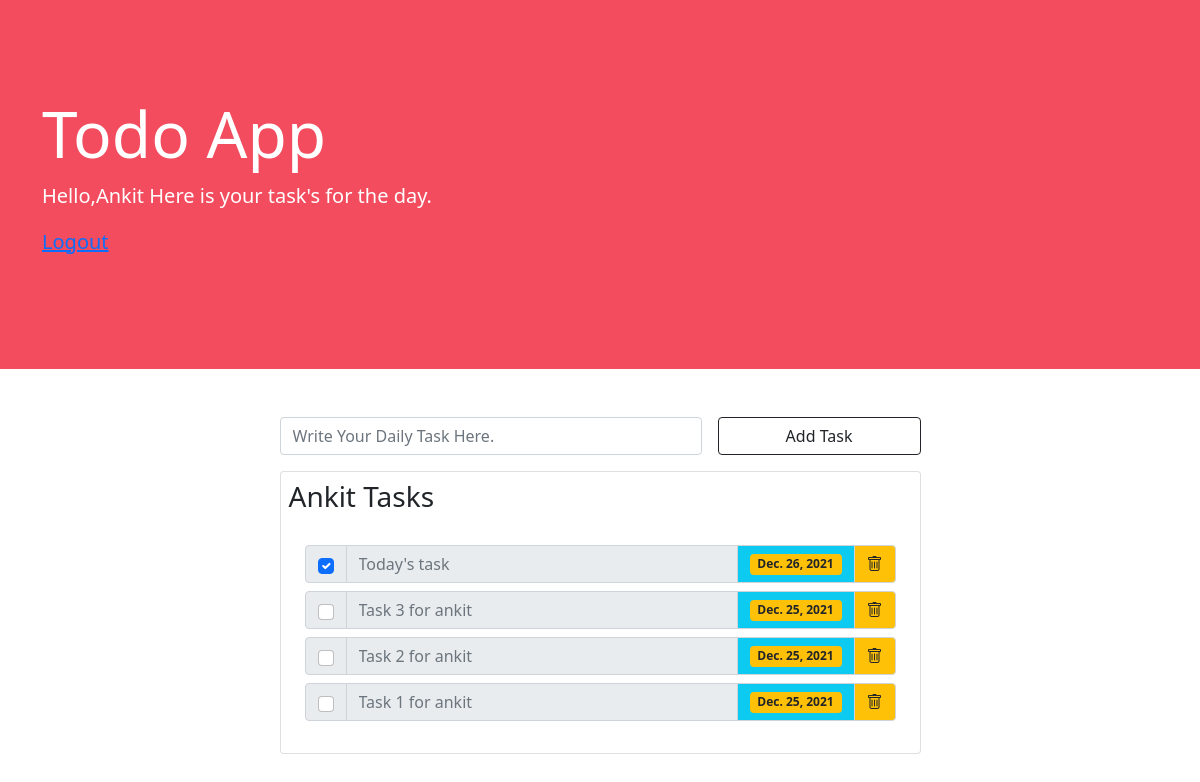
The app's page / (signed in) with its own data.
### task/models.py (models this page shows, shortened)
class Task(models.Model):
    user = models.ForeignKey(User, on_delete=models.CASCADE)
    task = models.CharField(max_length=250)
    task_status = models.BooleanField(default=False)
    task_description = models.TextField(blank=True, null=True)
    created_at = models.DateTimeField(auto_now_add=True)
    updated_at = models.DateTimeField(auto_now=True)

### task/views.py (the view)
# urls.py: path('', views.home, name='home'),
@login_required(login_url='login')
def home(request):
    tasks = Task.objects.filter(user=request.user).order_by('-created_at')
    return render(request, 'base.html', {'tasks': tasks})

### templates/base.html (shortened to what this page needs)
<!DOCTYPE html>
<html lang="en">
  <head>
    <link
      href="https://cdn.jsdelivr.net/npm/bootstrap@5.1.3/dist/css/bootstrap.min.css"
      rel="stylesheet"
    />
  </head>
  <body>
    {% include 'components/header.html' %}
    {% if user.is_authenticated %} {% include 'components/add-todo.html' %}
    {%include 'components/tasks.html' %} {% endif %}
  </body>
</html>

### templates/components/header.html
<section>
  <header class="header">
    <section class="py-5 container">
      <div class="row py-lg-5">
        <div class="col-lg-6 col-md-8 float-start">
          <h1 class="display-3">Todo App</h1>
          <p class="lead text-white">
            Hello,<strong>{{user.first_name}}</strong> Here is your task's for the day.
          </p>
          <p class="lead text-white">
            {% if user.is_authenticated %}
            <span><a href="{% url 'logout_user' %}">Logout</a></span>
            {% else %}
            <span><a href="{% url 'register' %}">Register</a></span>
            <span class="mx-2"><a href="{% url 'login' %}">Login</a></span>
            {% endif %}
          </p>
        </div>
      </div>
    </section>
  </header>
</section>

### templates/components/add-todo.html (shortened to what this page needs)
<section class="mt-5 container">
  <div class="row">
    <div class="col-md-7 mx-auto">
      <form hx-post = "{% url 'add-todo' %}" hx-target = "#task-list" hx-swap = "innerHTMl">
      <div class="row g-3">
          <div class="col-sm-8 col-md-8">
            <input
              type="text"
              name = "task"
              class="form-control"
              placeholder="Write Your Daily Task Here."
            />
          </div>
          <div class="col-sm d-grid gap-2">
            <button type="submit" class="btn btn-outline-dark">Add Task</button>
          </div>
      </div>
    </form>
    </div>
  </div>
</section>

### templates/components/tasks.html
{% if user.is_authenticated %}
<section class="mt-3 container" id="task-list">
    <div class="row">
      <div class="col-md-7 mx-auto">
         <div class="card p-2">
          <div class="card-title">
            <h3>{{user.first_name}} Tasks</h3>
          </div>
         <div class="card-body">
           {% for task in tasks %}
          <div class="input-group mb-2" >
            <div class="input-group-text">
              {% if task.task_status %}
              <input class="form-check-input" checked type="checkbox"  hx-post = "{% url 'mark-complete' task.id %}" hx-trigger = "click" hx-target = "#task-list" hx-swap = "innerHTMl">
              {% else %}
              <input class="form-check-input" type="checkbox" hx-post = "{% url 'mark-complete' task.id %}" hx-trigger = "click" hx-target = "#task-list" hx-swap = "innerHTMl">
              {% endif %}
            </div>
            <input
              type="text"
              class="form-control"
              disabled
              id="specificSizeInputGroupUsername"
              placeholder="{{task.task}}"
            />
            <div class="input-group-text bg-info"><span class="badge bg-warning text-dark">{{task.created_at | date}}</span></i></i></div>
            <div class="input-group-text bg-warning" hx-delete = "{% url 'delete-todo' task.id %}"  hx-trigger = "click" hx-target = "#task-list" hx-swap = "innerHTMl" hx-confirm = "Are You sure You wan't to delete:"><i class="bi bi-trash"></i></div>
          </div>
          {% endfor %}
         </div>
         </div>
      </div>
    </div>
  </section>
  {% endif %}

### templates/base.html (style rules this page uses)
header { background-color: #f34c5e; color: #fff; }
header p { color: #fff; }
.input-group-text, .form-check-input { cursor: pointer; }

### records on screen
Task: task "Today's task", created_at "Dec. 26, 2021"
Task: task "Task 3 for ankit", created_at "Dec. 25, 2021"
Task: task "Task 2 for ankit", created_at "Dec. 25, 2021"
Task: task "Task 1 for ankit", created_at "Dec. 25, 2021"

### other values on screen
{{ user.first_name }} "Ankit"
